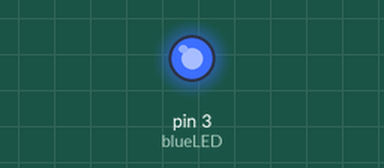
Simulated run of this sketch. Board: Arduino Uno, built with avr-gcc and run on an emulated ATmega328P. Shown: output pins drawn as LEDs (lit = HIGH).

Above: at 0.1 s.
Timing chart, 0 to 1.6 s (numbered marks = the images above):
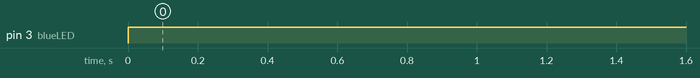

Measured:
- by itself, pin 3 (blueLED): LOW → HIGH at 0.00 s

The sketch:

dimmer.ino
```cpp
// this program controls the brightness of red led

int blueLED =3;


void setup() {
  // put your setup code here, to run once:

  pinMode (blueLED, OUTPUT);

}

void loop() {
  // put your main code here, to run repeatedly:

  digitalWrite (blueLED, HIGH);

}
```
